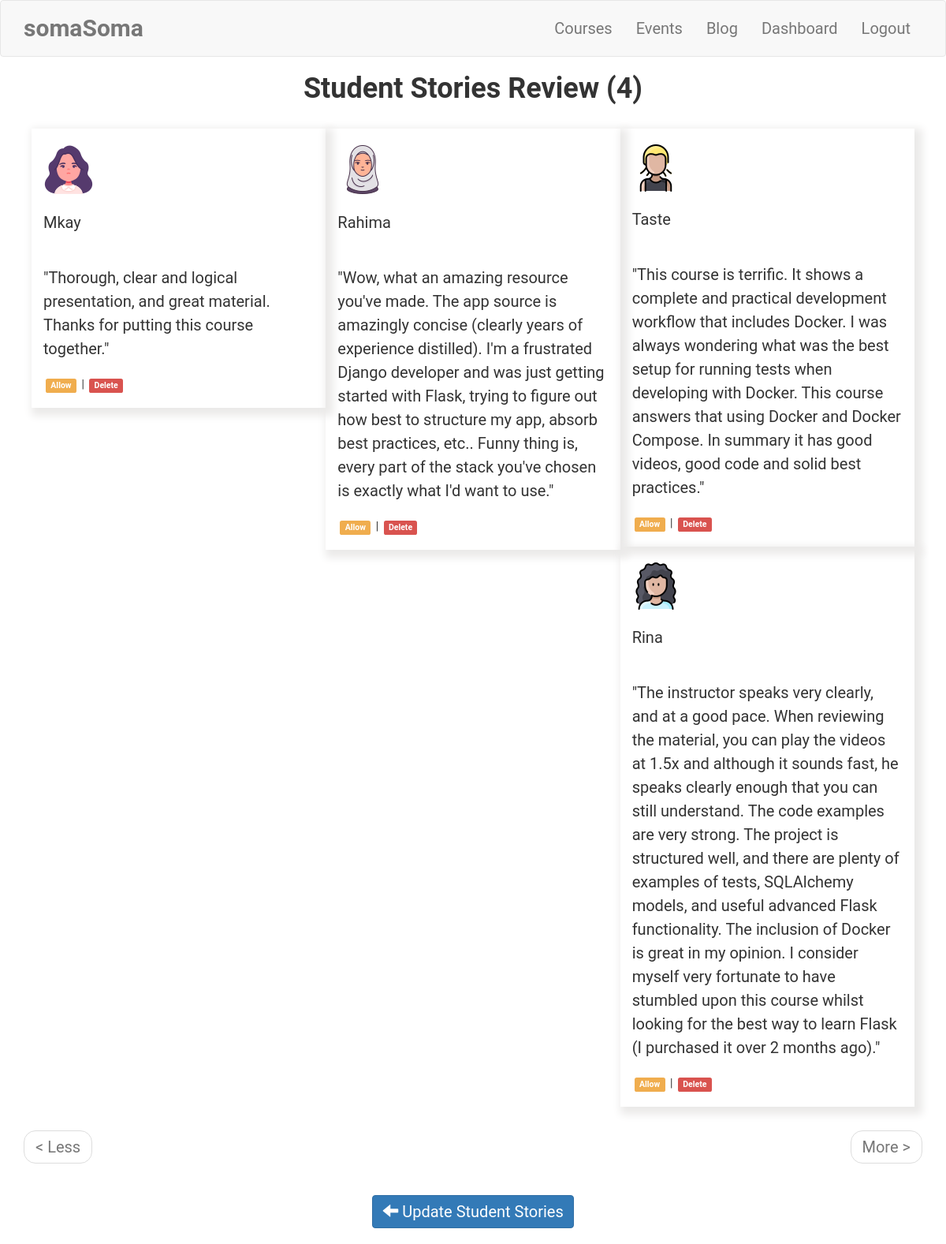
Page /admin/student-stories/review (signed in) on the committed database.
### app/models.py (models this page shows, shortened)
class FlaskStudentStories(db.Model):
    __tablename__ = 'flask student stories'
    id = db.Column(db.Integer, primary_key=True)
    username = db.Column(db.String(64), index=True)
    student_image = db.Column(db.String(300))
    body = db.Column(db.String(300))
    timestamp = db.Column(db.DateTime, index=True, default=datetime.utcnow)
    allowed_status = db.Column(db.Boolean, default=False)
    admin_id = db.Column(db.Integer, db.ForeignKey('admin.id'))

### app/admin/routes.py (the view)
@bp.route('/student-stories/review')
@login_required
def student_stories_review():
    page = request.args.get('page', 1, type=int)
    students = FlaskStudentStories.query.order_by(
        FlaskStudentStories.timestamp.desc()
        ).paginate(
            page,
            current_app.config['POSTS_PER_PAGE'],
            False
            )
    next_url = url_for(
        'admin.student_stories_review',
        page=students.next_num,
        _anchor="student-stories") \
        if students.has_next else None
    prev_url = url_for(
        'admin.student_stories_review',
        page=students.prev_num,
        _anchor="student-stories") \
        if students.has_prev else None
    all_student = len(FlaskStudentStories.query.all())
    return render_template(
        'admin/review_student_stories.html',
        title='Student Stories Review',
        students=students.items,
        next_url=next_url,
        prev_url=prev_url,
        all_student=all_student
        )

### app/models.py (called while the page is built)
@login.user_loader
def load_admin(id):
    return Admin.query.get(int(id))

### app/templates/admin/review_student_stories.html (shortened to what this page needs)
{% extends 'base.html' %}
{% import 'bootstrap/wtf.html' as wtf %}
{% block app_content %}
    <div class="row">
        <div class="col-sm-12">
        </div>
    </div>
    <div class="row">
        <div class="col-sm-12 text-center">
            <h1>{{ title }} ({{all_student}})</h1>
        </div>
    </div>
    <div class="row" id="student-stories">
        {% for student in students %}
        <div class="col-sm-4 student">
            <div class="row">
                <div class="col-sm-12">
                    <img class="img-fluid" style="max-width: 100%; height: auto;" src="/{{ student.student_image }}" alt="Flask Class"><br>
                    <p>{{ student.username }}</p>
                </div>
            </div>
            <div class="row">
                <div class="col-sm-12">
                    <p>"{{ student.body }}"</p>
                </div>
            </div>
            <div class="row">
                <div class="col-sm-12">
                    {% if not student.allowed_status == 1 %}
                        <a href=" {{ url_for('admin.student_stories_allow', id=student.id) }} " class="label label-warning">Allow</a>
                    {% else %}
                        <a href="#" class="label label-success">Allowed</a></a>
                    {% endif %}
                     | <a href=" {{ url_for('admin.student_stories_delete', id=student.id) }} " class="label label-danger">Delete</a>
                </div>
            </div>
        </div>
        {% endfor %}
    </div>
    <div class="row">
        <div  class="col-sm-12">
            <nav aria-label="...">
                <ul class="pager">
                    <li class="previous{% if not prev_url %} disabled{% endif %}">
                        <a href="{{ prev_url or '#' }}">
                            <span aria-hidden="true">&#60;</span> Less
                        </a>
                    </li>
                    <li class="next{% if not next_url %} disabled{% endif %}">
                        <a href="{{ next_url or '#' }}">
                            More <span aria-hidden="true">&#62;</span>
                        </a>
                    </li>
                </ul>
            </nav>
        </div>
    </div>
    <div class="row">
        <div class="col-sm-4">
        </div>
        <div class="col-sm-4 text-center">
            <p><a href=" {{ url_for('admin.student_stories_update') }} " class="btn btn-primary" >
                <span class="glyphicon glyphicon-arrow-left" aria-hidden="true"></span>
                Update Student Stories
            </a>
            </p>
        </div>
        <div class="col-sm-4">
        </div>
    </div>
{% endblock %}

### app/static/css/styles.css (style rules this page uses)
.student { padding-top: 20px; padding-bottom: 20px; }
html, body { font-family: 'Roboto', sans-serif; }
h1 { padding-bottom: 10px; font-weight: 600; margin-top: 0px; padding-top: 0px; }
h2, h3, h4, h5, h6, p { margin-top: 0px; padding-top: 10px; padding-bottom: 10px; }
p, li { line-height: 30px; margin-top: 10px; margin-bottom: 10px; }
p, li, td, .btn, .btn-alt, .schedule-btn { font-size: 20px; }
.student { box-shadow: 5px 5px 10px 5px #ebeae9; }
#student-stories { margin: 10px; }
.label { margin: 3px; }

### rows in the picture
FlaskStudentStories: student_image (picture), username "Mkay", body "Thorough, clear and logical presentation, and great material. Thanks for putting this course together."
FlaskStudentStories: student_image (picture), username "Rahima", body "Wow, what an amazing resource you've made. The app source is amazingly concise (clearly years of experience distilled). I'm a frustrated Django developer and was just getting started with Flask, trying to figure out how best to structure my app, absorb best practices, etc.. Funny thing is, every part of the stack you've chosen is exactly what I'd want to use."
FlaskStudentStories: student_image (picture), username "Taste", body "This course is terrific. It shows a complete and practical development workflow that includes Docker. I was always wondering what was the best setup for running tests when developing with Docker. This course answers that using Docker and Docker Compose. In summary it has good videos, good code and solid best practices."
FlaskStudentStories: student_image (picture), username "Rina", body "The instructor speaks very clearly, and at a good pace. When reviewing the material, you can play the videos at 1.5x and although it sounds fast, he speaks clearly enough that you can still understand. The code examples are very strong. The project is structured well, and there are plenty of examples of tests, SQLAlchemy models, and useful advanced Flask functionality. The inclusion of Docker is great in my opinion. I consider myself very fortunate to have stumbled upon this course whilst looking for the best way to learn Flask (I purchased it over 2 months ago)."

### other values in the picture
{{ title }} "Student Stories Review"
{{ all_student }} "4"
